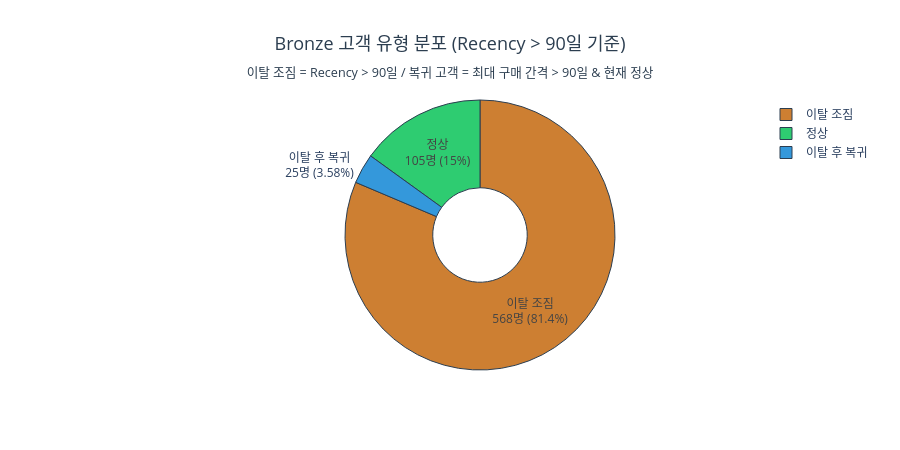

The cell this chart's notebook holds for it:
### Code cell
labels_pie = ['정상', '이탈 후 복귀', '이탈 조짐']
values_pie = [total_정상, total_복귀, total_churn]
colors_pie = ['#2ecc71', '#3498db', '#CD7F32']

fig = go.Figure(go.Pie(
    labels=labels_pie,
    values=values_pie,
    marker=dict(colors=colors_pie, line=dict(color='#2c3e50', width=1)),
    texttemplate='%{label}<br>%{value}명 (%{percent})',
    hole=0.35,
))
fig.update_layout(
    title=dict(
        text='Bronze 고객 유형 분포 (Recency > 90일 기준)<br><sub>이탈 조짐 = Recency > 90일 / 복귀 고객 = 최대 구매 간격 > 90일 & 현재 정상</sub>',
        x=0.5, xanchor='center', font=dict(size=18, color='#2c3e50')
    ),
    height=450,
)
fig.show()

### Figure 1 — Plotly figure (JSON) as saved in the notebook; plotly's stock layout.template omitted (floating-point values rounded to 4 significant figures)
{"data": [{"hole": 0.35, "labels": ["정상", "이탈 후 복귀", "이탈 조짐"], "marker": {"colors": ["#2ecc71", "#3498db", "#CD7F32"], "line": {"color": "#2c3e50", "width": 1}}, "texttemplate": "%{label}<br>%{value}명 (%{percent})", "type": "pie", "values": [105, 25, 568]}], "layout": {"height": 450, "title": {"font": {"color": "#2c3e50", "size": 18}, "text": "Bronze 고객 유형 분포 (Recency > 90일 기준)<br><sub>이탈 조짐 = Recency > 90일 / 복귀 고객 = 최대 구매 간격 > 90일 & 현재 정상</sub>", "x": 0.5, "xanchor": "center"}}}
